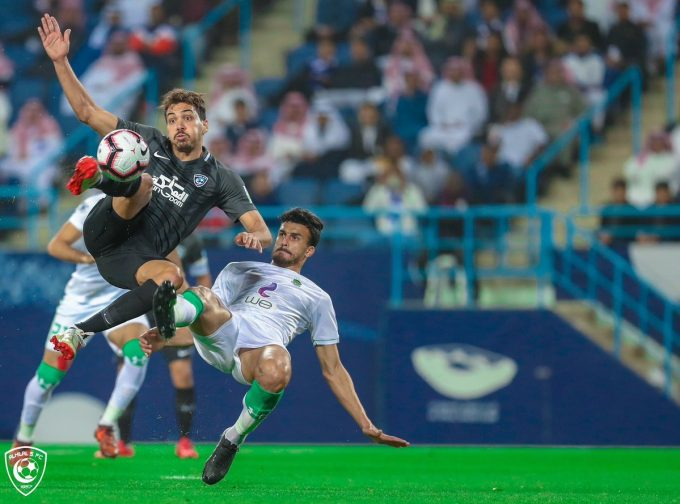
#> input picture ce3.jpg, 680 x 504 px
$ python BilateralBlurring.py --image ce3.jpg
#> lines starting #> are read from the running program, lines starting #| are printed output that depends on the picture
import numpy as np
import cv2 as cv
import argparse
import matplotlib.pyplot as pt

ap = argparse.ArgumentParser()
ap.add_argument("-i", "--image", required=True, help="Path to img")
args = vars(ap.parse_args())

img = cv.imread(args["image"])
#> img is the input picture: shape (504, 680, 3); mean B, G, R 100.4, 101.9, 69.7
cv.imshow("org", img)

blurrr=np.hstack([
    cv.bilateralFilter(img,5,25,35),
    cv.bilateralFilter(img,7,34,40),
    cv.bilateralFilter(img,9,40,50)
])
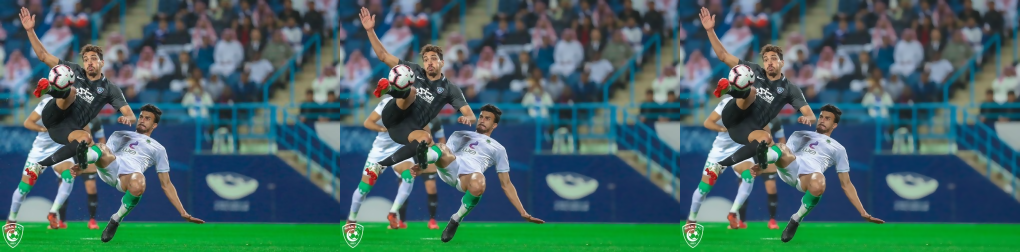
#> blurrr: shape (504, 2040, 3) (shown at 1/2 size); mean B, G, R 100.3, 101.9, 69.6
cv.imshow("BlurrB", blurrr)
cv.waitKey(0)
